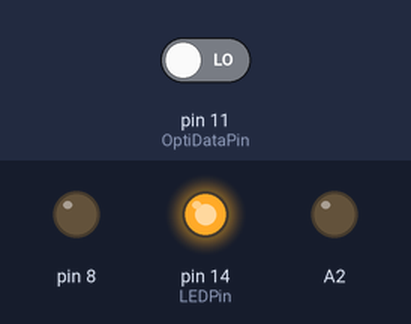
Recording of a sketch running on a simulated Arduino Uno, built with avr-gcc and run on an emulated ATmega328P. Shown: output pins drawn as LEDs (lit = HIGH). The test bench sets the inputs (shaded band); at power-on: pin 11 (OptiDataPin) LOW. Pins used as bus, display or sensor lines are not drawn; what the sketch prints to the serial monitor is not drawn.

Above: at 0.1 s.
At 10.8 s:
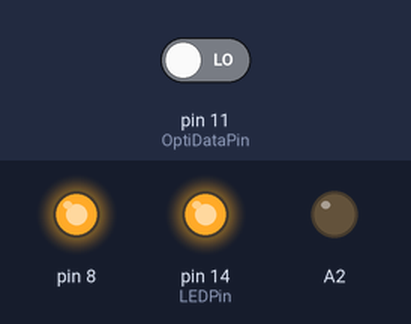
Timing chart, 0 to 12.3 s (numbered marks = the images above):
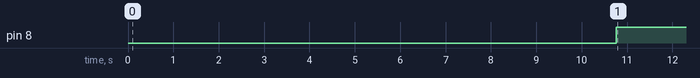

Measured:
- by itself, pin 8: LOW → HIGH at 10.8 s

The sketch:

OpticalMouse.ino
```cpp
const int LEDPin = 14;
const int OptiDataPin = 11;
const int OptiClkPin = 12;

const unsigned char LedOnStatus = 0x11;

//int correctPId1 = 0x31;
int correctPId1 = 48;
int cnt1 = 0;

const uint8_t OptiRegDx = 0x03; // 0x03
const uint8_t OptiRegDy = 0x04; // 0x04
const uint8_t OptiRegMotion = 0x02;
const uint8_t OptiRegProd1 = 0x00;

int32_t optiX;
int32_t optiY;
signed char optiProd1;
signed char optiMotion;

char isOptiConnected = 0;

uint8_t OptiReadRegister(uint8_t address)
{
  int i = 7;
  uint8_t r = 0;
  // Write the address of the register we want to read:
  pinMode (OptiDataPin, OUTPUT);
  for (i = 7; i >= 0; i--)
  {
    digitalWrite (OptiClkPin, LOW);
    //delayMicroseconds(50);
    digitalWrite (OptiDataPin, address & (1 << i));
    delayMicroseconds(1);
    digitalWrite (OptiClkPin, HIGH);
    delayMicroseconds(5);
  }
  // Switch data line from OUTPUT to INPUT
  pinMode (OptiDataPin, INPUT);
  // Wait a bit...
  delayMicroseconds(30);
  // Fetch the data!
  for (i = 7; i >= 0; i--)
  {
    digitalWrite (OptiClkPin, LOW);
    delayMicroseconds(1);
    digitalWrite (OptiClkPin, HIGH);
    delayMicroseconds(4);
    r |= (digitalRead (OptiDataPin) << i);
    delayMicroseconds(1);
  }
  delayMicroseconds(25);
  return r;
}

void OptiWriteRegister(uint8_t address, uint8_t data)
{
  int i = 7;

  // Set MSB high, to indicate write operation:
  address |= 0x80;
  // Write the address:
  pinMode (OptiDataPin, OUTPUT);
  for (i = 7; i >= 0; i--)
  {
    digitalWrite (OptiClkPin, LOW);
    //delayMicroseconds(5);
    digitalWrite (OptiDataPin, address & (1 << i));
    delayMicroseconds(1);
    digitalWrite (OptiClkPin, HIGH);
    delayMicroseconds(5);
  }
  delayMicroseconds(30);
  // Write the data:
  for (i = 7; i >= 0; i--)
  {
    digitalWrite (OptiClkPin, LOW);
    //delayMicroseconds(5);
    digitalWrite (OptiDataPin, data & (1 << i));
    delayMicroseconds(1);
    digitalWrite (OptiClkPin, HIGH);
    delayMicroseconds(5);
  }
}

signed char OptiDx() {
  return  (signed char) OptiReadRegister(OptiRegDx);
}

signed char OptiDy() {
  return  (signed char) OptiReadRegister(OptiRegDy);
}

signed char OptiProductId1() {
  return  (signed char) OptiReadRegister(OptiRegProd1);
}

signed char OptiIsMotion() {
  signed char d = OptiReadRegister(OptiRegMotion);
  optiMotion = d;
  return optiMotion == -122 ? 1 : 0;
}

void OptiBegin(void)
{
  optiX = 0;
  optiY = 0;

  digitalWrite(OptiClkPin, HIGH);
  delayMicroseconds(5);
  digitalWrite(OptiClkPin, LOW);
  delayMicroseconds(1);
  digitalWrite(OptiClkPin, HIGH);
  delay(100);
}

void OptiSetup() {
  int cnt = 0, PId1;
  pinMode (OptiClkPin, OUTPUT);
  pinMode (OptiDataPin, INPUT);
  Serial.println("OptiSetup");
  while (1) {
    OptiBegin();
    PId1 = OptiProductId1();
    Serial.println(PId1);
    if ( PId1 == correctPId1) {
      isOptiConnected = 1;
      Serial.println("optical connected");
      break;
    }
    cnt++;
    if (cnt % 10 == 0) {
      //cnt = 0;
      Serial.print("Id = : ");
      Serial.println(PId1 , DEC);
    }
    if (cnt == 100)
      break;
    delay(1);
  }


  Serial.println("\n break while!! \n");
  Serial.println(cnt, DEC);

  OptiWriteRegister(0x89, 0xA5);
  OptiWriteRegister(0x89, 0x00);
  OptiWriteRegister(0x86, 0x00);
  OptiWriteRegister(0x86, 0x04);
  OptiWriteRegister(0x85, 0xBC);
  delay(5);
  OptiWriteRegister(0x86, 0x08);
  delay(550);
  OptiWriteRegister(0x86, 0x80);
  delay(8);
  OptiWriteRegister(0x85, 0xB9);
  OptiWriteRegister(0x86, 0x80);
  OptiWriteRegister(0x86, 0x06);
  delay(32);
}

void OptiReconnect() {
  int PId1, cnt = 0;
  while (1) {
    OptiBegin();
    PId1 = OptiProductId1();
    if ( PId1 == correctPId1) {
      break;
    }
    cnt++;
    if (cnt % 10 == 0) {
      //cnt = 0;
      Serial.print("Id = : ");
      Serial.println(PId1 , DEC);
    }
    if (cnt == 10)
    {
      isOptiConnected = 0;
      break;
    }
    delay(1);
  }
}

void setup() {
  signed int i;
  Serial.begin(115200);
  delay(10);

  pinMode(LEDPin, OUTPUT);

  pinMode (OptiClkPin, OUTPUT);
  pinMode (OptiDataPin, INPUT);

  digitalWrite(LEDPin, HIGH);

  //  noInterrupts();

  Serial.println("");
  Serial.println("Start");

  OptiSetup();

}

void loop() {  // FIXME wdtが作動しないように

  Serial.print("id1=");
  Serial.print(OptiProductId1(), DEC);
//  if (OptiProductId1() == 48) {
    pinMode(8, OUTPUT);
    digitalWrite(8, HIGH);
//  }
  //    if(OptiProductId1()==48){
  pinMode(A2, OUTPUT);
  analogWrite(A2, OptiDx());
  //    }
  Serial.print(" motion=");
  Serial.print(OptiIsMotion(), DEC);
  Serial.print(" x=");
  Serial.print(OptiDx(), DEC);
  Serial.print(" y=");
  Serial.print(OptiDy(), DEC);

  Serial.println(); // for \n
  delay(8);
}
```
